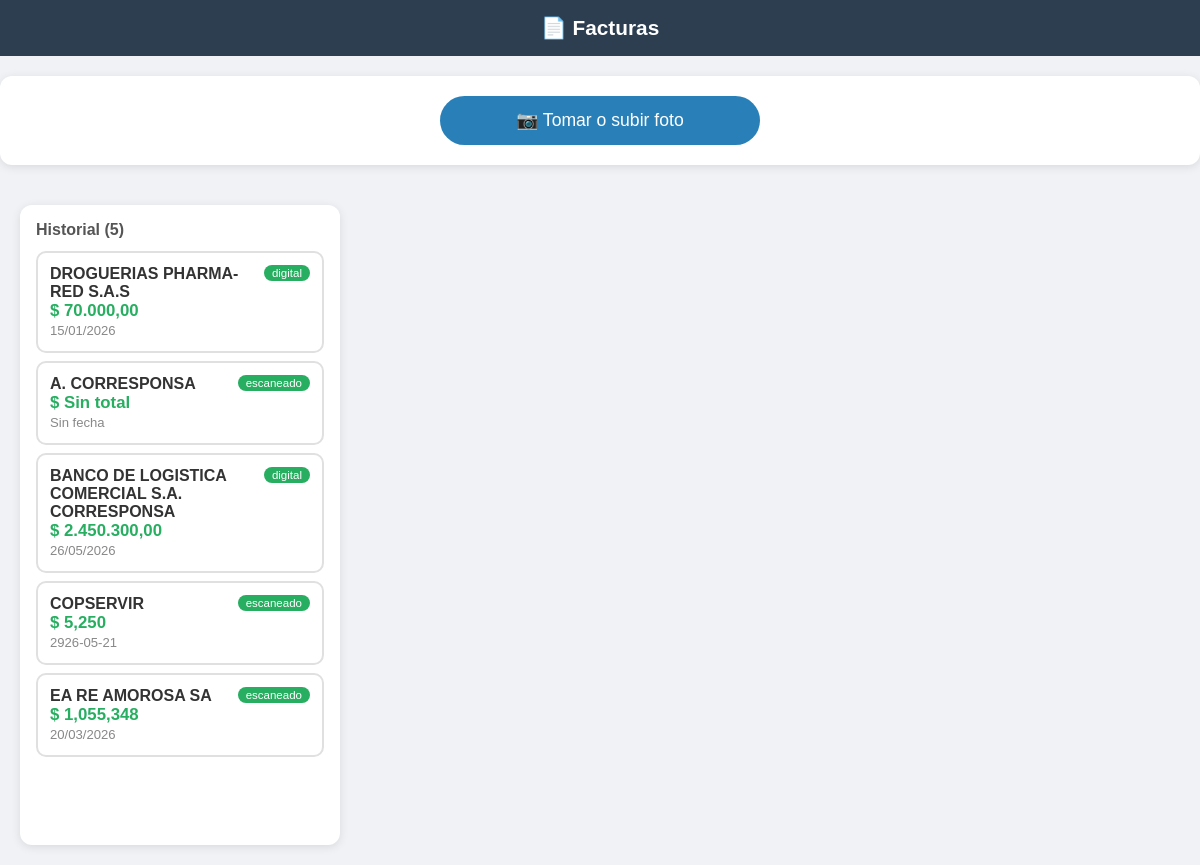
/, run on an earlier commit of the app's database.
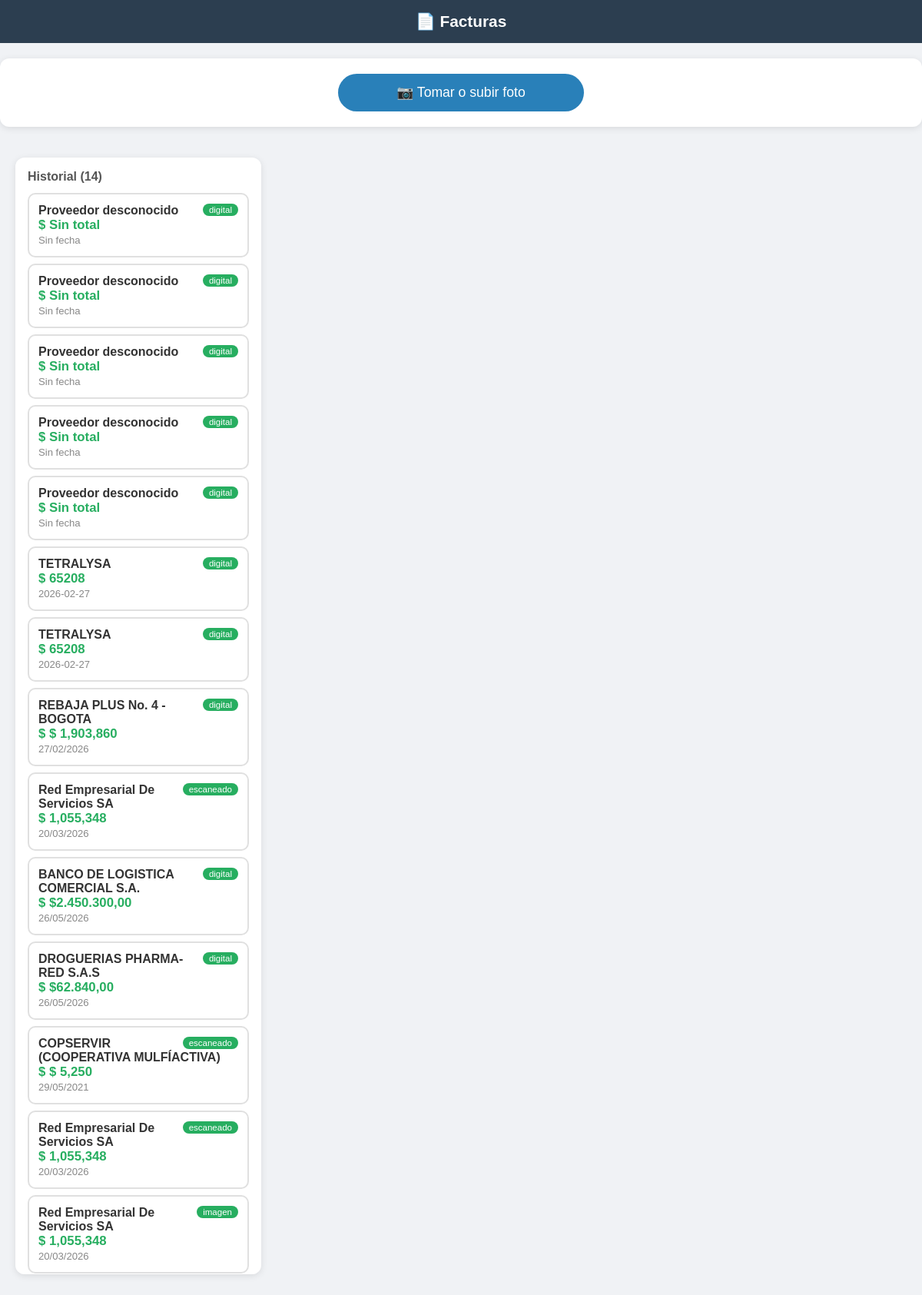
And on a later commit of the database.
### tables this page shows
CREATE TABLE facturas (
                id INTEGER PRIMARY KEY AUTOINCREMENT,
                nombre_archivo TEXT NOT NULL,
                tipo_pdf TEXT,
                texto_extraido TEXT,
                banco TEXT,
                total TEXT,
                fecha TEXT,
                proveedor TEXT,
                fecha_procesado TIMESTAMP DEFAULT CURRENT_TIMESTAMP
            );

### app.py (the view)
@app.route("/")
def index():
    return render_template(
        "index.html",
        facturas=obtener_todas()
    )

### database/db_manager.py (called while the page is built)
def obtener_todas():
    with sqlite3.connect(DB_PATH) as conn:
        conn.row_factory = sqlite3.Row
        cursor = conn.cursor()
        cursor.execute("SELECT * FROM facturas ORDER BY fecha_procesado DESC")
        return cursor.fetchall() #trae todos los resultados

### web/templates/index.html (shortened to what this page needs)
<!DOCTYPE html>
<html lang="es">
<head>
    <link rel="stylesheet" href="{{ url_for('static', filename='css/style.css') }}">
</head>
<body>
<h1>📄 Facturas</h1>
<div class="upload-box">
    <label for="inputArchivo" class="btn-subir">
        📷 Tomar o subir foto
    </label>
</div>
<div class="contenedor">
    <div class="panel-lista">
        <h2>Historial ({{ facturas|length }})</h2>
        {% for f in facturas %}
        <a href="/factura/{{ f['id'] }}" class="tarjeta-factura {% if factura_seleccionada and factura_seleccionada['id'] == f['id'] %}seleccionada{% endif %}">
            <span class="tipo-badge">{{ f['tipo_pdf'] }}</span>
            <strong>{{ f['proveedor'] or 'Proveedor desconocido' }}</strong><br>
            <span class="monto">$ {{ f['total'] or 'Sin total' }}</span><br>
            <span class="fecha-small">{{ f['fecha'] or 'Sin fecha' }}</span>
        </a>
        {% endfor %}
    </div>
</div>
</body>
</html>

### web/static/css/style.css (style rules this page uses)
* { box-sizing: border-box; margin: 0; padding: 0; }
body { font-family: Arial, sans-serif; background: #f0f2f5; color: #333; }
h1 { text-align: center; padding: 16px; background: #2c3e50; color: white; font-size: 1.3em; }
.upload-box { background: white; margin: 16px; border-radius: 12px; padding: 20px; text-align: center; box-shadow: 0 2px 10px rgba(0,0,0,0.1); }
.btn-subir { display: inline-block; background: #2980b9; color: white; padding: 14px 28px; border-radius: 30px; font-size: 1.1em; cursor: pointer; width: 100%; max-width: 320px; }
.contenedor { padding: 0 16px 24px; display: flex; flex-direction: column; gap: 16px; }
.panel-lista { background: white; border-radius: 12px; padding: 16px; box-shadow: 0 2px 10px rgba(0,0,0,0.1); }
.panel-lista h2 { margin-bottom: 12px; font-size: 1em; color: #555; }
.tarjeta-factura { display: block; padding: 12px; margin: 8px 0; border: 2px solid #e0e0e0; border-radius: 10px; text-decoration: none; color: #333; transition: all 0.2s; position: relative; }
.tipo-badge { background: #27ae60; color: white; padding: 2px 8px; border-radius: 20px; font-size: 0.72em; float: right; }
.monto { font-weight: bold; color: #27ae60; font-size: 1.05em; }
.fecha-small { font-size: 0.82em; color: #888; }
@media (min-width: 700px) { .contenedor { flex-direction: row; max-width: 1200px; margin: 0 auto; padding: 20px; } }
@media (min-width: 700px) { .panel-lista { width: 320px; height: 80vh; overflow-y: auto; } }
@media (min-width: 700px) { .upload-box { margin: 20px auto; max-width: 1200px; } }

What changed in the data, as far as the page shows it:
added facturas: tipo_pdf "digital", proveedor "Proveedor desconocido", total "Sin total", fecha "Sin fecha"
added facturas: tipo_pdf "digital", proveedor "Proveedor desconocido", total "Sin total", fecha "Sin fecha"
added facturas: tipo_pdf "digital", proveedor "Proveedor desconocido", total "Sin total", fecha "Sin fecha"
added facturas: tipo_pdf "digital", proveedor "Proveedor desconocido", total "Sin total", fecha "Sin fecha"
added facturas: tipo_pdf "digital", proveedor "Proveedor desconocido", total "Sin total", fecha "Sin fecha"
added facturas: tipo_pdf "digital", proveedor "TETRALYSA", total "65208", fecha "2026-02-27"
added facturas: tipo_pdf "digital", proveedor "TETRALYSA", total "65208", fecha "2026-02-27"
added facturas: tipo_pdf "digital", proveedor "REBAJA PLUS No. 4 - BOGOTA", total "$ 1,903,860", fecha "27/02/2026"
added facturas: tipo_pdf "escaneado", proveedor "Red Empresarial De Servicios SA", total "1,055,348", fecha "20/03/2026"
changed facturas: proveedor "BANCO DE LOGISTICA COMERCIAL S.A. CORRESPONSA" → "BANCO DE LOGISTICA COMERCIAL S.A."; total "2.450.300,00" → "$2.450.300,00"; moves up the list
changed facturas "DROGUERIAS PHARMA-RED S.A.S": total "70.000,00" → "$62.840,00"; fecha "15/01/2026" → "26/05/2026"
changed facturas: proveedor "A. CORRESPONSA" → "COPSERVIR (COOPERATIVA MULFÍACTIVA)"; total "Sin total" → "$ 5,250"; fecha "Sin fecha" → "29/05/2021"
changed facturas (number 13 of 14 on the later page): proveedor "COPSERVIR" → "Red Empresarial De Servicios SA"; total "5,250" → "1,055,348"; fecha "2926-05-21" → "20/03/2026"
changed facturas: tipo_pdf "escaneado" → "imagen"; proveedor "EA RE AMOROSA SA" → "Red Empresarial De Servicios SA"
Also different on the page:
{{ facturas|length }}: "5" → "14"
